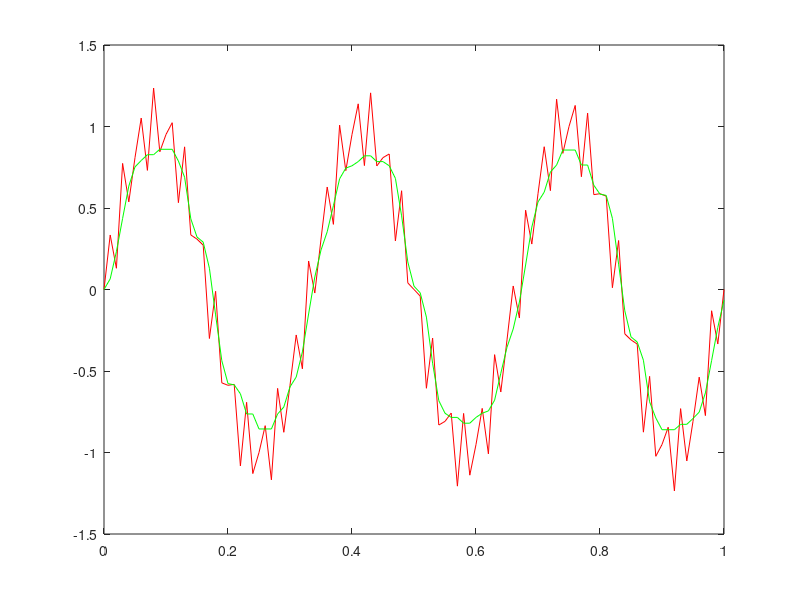

Reproduce this figure in MATLAB.
%performing median filtering for an analog signal using for nth order
fs = 100;%sampling frequency
t = 0:1/fs:1;
x = sin(2*pi*t*3)+0.25*sin(2*pi*t*40);
y = medfilt1(x,10);%default no number input argument is 3 now it is 10th order filter 
%y = medfilt1(x) gives third order filter
plot(t,x,'r')
hold on 
plot(t,y,'g')

